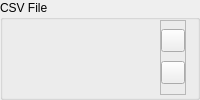
           <widget class="QGroupBox" name="groupBox_file">
            <property name="sizePolicy">
             <sizepolicy hsizetype="Preferred" vsizetype="Fixed">
              <horstretch>0</horstretch>
              <verstretch>0</verstretch>
             </sizepolicy>
            </property>
            <property name="minimumSize">
             <size>
              <width>0</width>
              <height>60</height>
             </size>
            </property>
            <property name="title">
             <string>CSV File</string>
            </property>
            <layout class="QHBoxLayout" name="horizontalLayout_3">
             <property name="topMargin">
              <number>0</number>
             </property>
             <property name="bottomMargin">
              <number>2</number>
             </property>
             <item>
              <spacer name="horizontalSpacer">
               <property name="orientation">
                <enum>Qt::Horizontal</enum>
               </property>
               <property name="sizeHint" stdset="0">
                <size>
                 <width>0</width>
                 <height>20</height>
                </size>
               </property>
              </spacer>
             </item>
             <item>
              <widget class="QFrame" name="frame_2">
               <property name="sizePolicy">
                <sizepolicy hsizetype="Fixed" vsizetype="Preferred">
                 <horstretch>0</horstretch>
                 <verstretch>0</verstretch>
                </sizepolicy>
               </property>
               <property name="frameShape">
                <enum>QFrame::StyledPanel</enum>
               </property>
               <property name="frameShadow">
                <enum>QFrame::Raised</enum>
               </property>
               <layout class="QVBoxLayout" name="verticalLayout_4">
                <property name="spacing">
                 <number>1</number>
                </property>
                <property name="leftMargin">
                 <number>0</number>
                </property>
                <property name="topMargin">
                 <number>0</number>
                </property>
                <property name="rightMargin">
                 <number>0</number>
                </property>
                <property name="bottomMargin">
                 <number>0</number>
                </property>
                <item>
                 <widget class="QToolButton" name="toolButton_addFile">
                  <property name="sizePolicy">
                   <sizepolicy hsizetype="Fixed" vsizetype="Fixed">
                    <horstretch>0</horstretch>
                    <verstretch>0</verstretch>
                   </sizepolicy>
                  </property>
                  <property name="font">
                   <font>
                    <italic>false</italic>
                    <bold>false</bold>
                   </font>
                  </property>
                  <property name="focusPolicy">
                   <enum>Qt::NoFocus</enum>
                  </property>
                  <property name="icon">
                   <iconset resource="resources.qrc">
                    <normaloff>:/icon/imgs/plus-solid.svg</normaloff>:/icon/imgs/plus-solid.svg</iconset>
                  </property>
                 </widget>
                </item>
                <item>
                 <widget class="QToolButton" name="toolButton_substractFile">
                  <property name="sizePolicy">
                   <sizepolicy hsizetype="Fixed" vsizetype="Fixed">
                    <horstretch>0</horstretch>
                    <verstretch>0</verstretch>
                   </sizepolicy>
                  </property>
                  <property name="focusPolicy">
                   <enum>Qt::NoFocus</enum>
                  </property>
                  <property name="icon">
                   <iconset resource="resources.qrc">
                    <normaloff>:/icon/imgs/minus-solid.svg</normaloff>:/icon/imgs/minus-solid.svg</iconset>
                  </property>
                 </widget>
                </item>
               </layout>
              </widget>
             </item>
            </layout>
           </widget>
